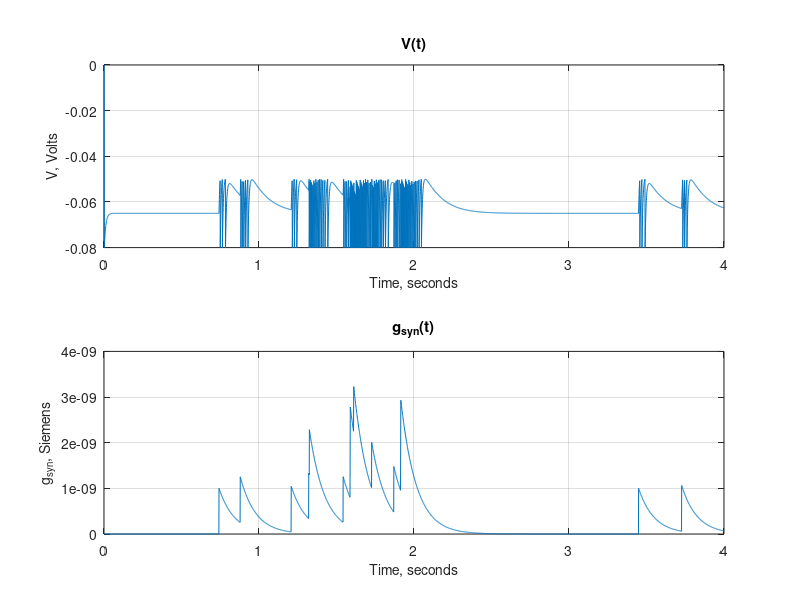

MATLAB code to generate this figure:
clear all
clc

dt=0.001;
tmax=4;
t=dt:dt:tmax;
delta_t=1e-4;
% tau_D=0.25;
 
g_syn=zeros(size(t));
delta_g=1e-9;
tau=100e-3;

% g_sec=zeros(size(t));
% g_max=2e-9;
% tau_sec=100e-3;

C=20e-12;
E_l=-65e-3;
E_syn=0;
g_l=2e-9;
V=zeros(size(t));

r=repelem([20 100 10 50], length(t)/4);
p=r*delta_t;
p_0=0.5;
% D=ones(size(t));
% F=ones(size(t));
% f_fac=0.25;
% tau_fac=0.25;
% F_max=1/p_0;

spikes=rand(size(t))<p;

for ind=2:length(t)
     
   
     D_gsyn=-g_syn(ind-1)/tau;
     g_syn(ind)=g_syn(ind-1)+D_gsyn*dt;
     
%      D_Depr=(1-D(ind-1))/tau_D;
%      D(ind)=D(ind-1)+D_Depr*dt;
%      
%      D_gsec=-g_sec(ind-1)/tau_sec;
%      g_sec(ind)=g_sec(ind-1)+D_gsec*dt;
%     
%      D_F=(1-F(ind-1))/tau_fac;
%      F(ind)=F(ind-1)+D_F*dt;
%      
     D_V=((g_l)*(E_l-V(ind-1))+(g_syn(ind-1))*(E_syn-V(ind-1)))/C;
     V(ind)=V(ind-1)+D_V*dt;
     
    if spikes(ind)==1
        g_syn(ind)=g_syn(ind)+delta_g;
%        D(ind)=D(ind-1)-D(ind-1)*p_0;
%        F(ind)=F(ind-1)+f_fac*(F_max-F(ind-1));
%        g_sec(ind)=g_sec(ind)+g_max*p_0*D(ind);
    end
    
    if V(ind)>(-50e-3)
        V(ind)=-80e-3;
    end
end
subplot(2,1,2)
plot(t,g_syn)
ylabel('\fontsize{14}g_{syn}, Siemens')
xlabel('\fontsize{14}Time, seconds')
title('\fontsize{15}g_{syn}(t)')
grid on

subplot(2,1,1)
plot(t,V)
ylabel('\fontsize{14}V, Volts')
xlabel('\fontsize{14}Time, seconds')
title('\fontsize{15}V(t)')
grid on
